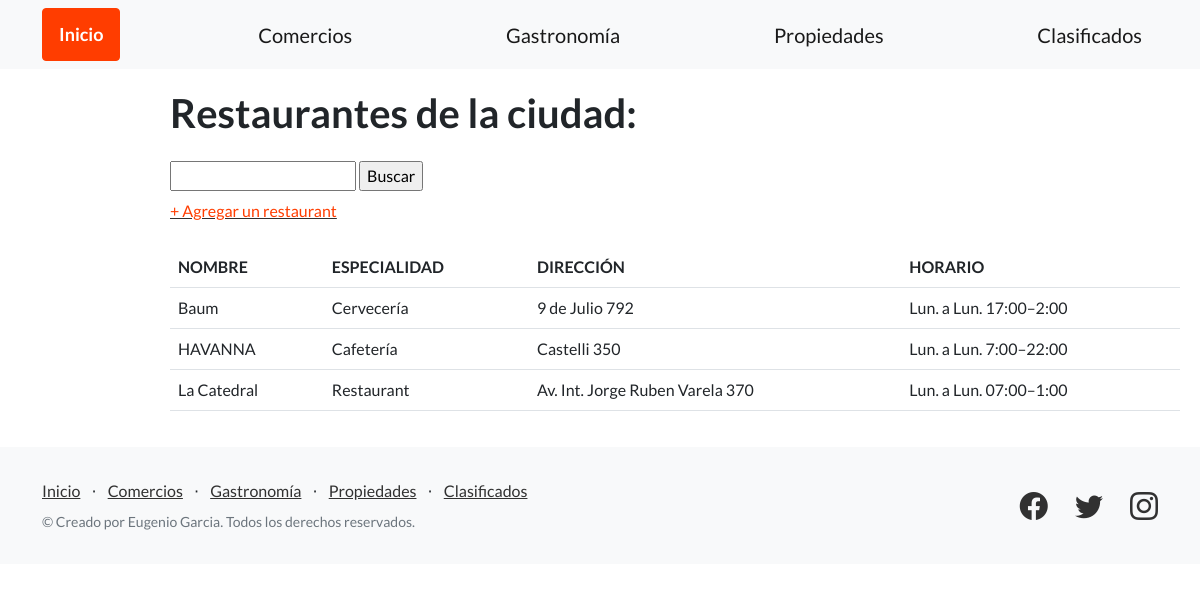
/restaurantes/, run on an earlier commit of the app's database.
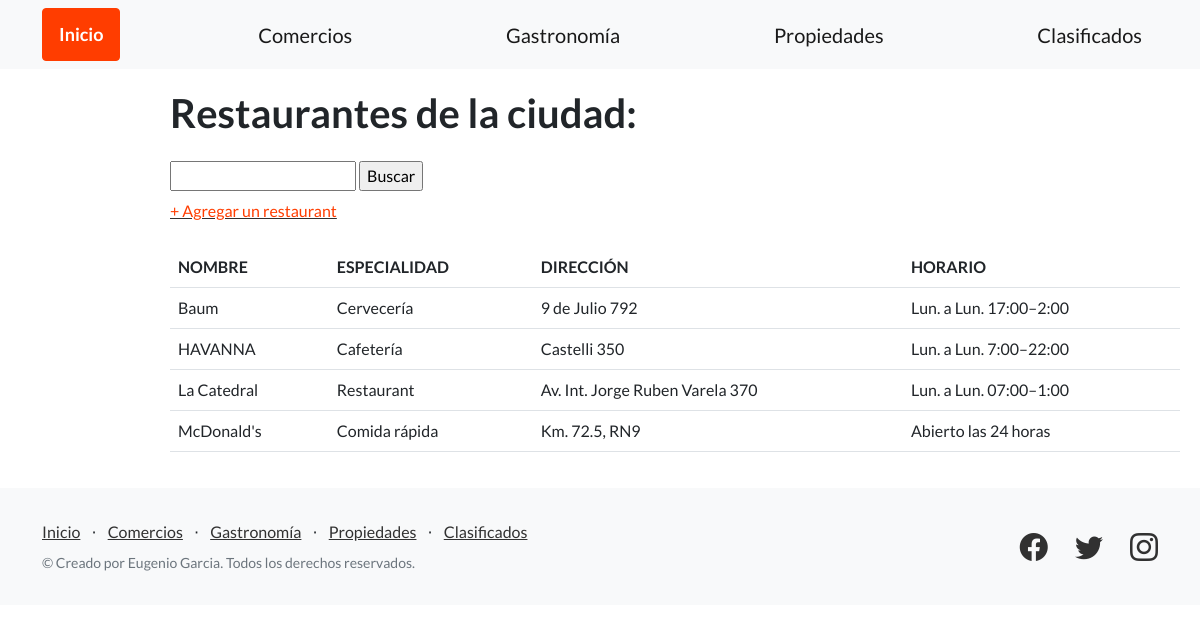
And on a later commit of the database.
### guia_ciudad/models.py (models this page shows, shortened)
class Restaurant(models.Model):
    nombre = models.CharField(max_length=128)
    especialidad = models.CharField(max_length=128)
    direccion = models.CharField(max_length=128)
    horario = models.CharField(max_length=128)

### guia_ciudad/views.py (the view)
# urls.py: path('restaurantes/', listar_restaurantes, name="listar_restaurantes"),
def listar_restaurantes(request):
    contexto = {
        'restaurantes': Restaurant.objects.all()
    }
    return render(
        request=request,
        template_name='guia_ciudad/restaurantes.html',
        context=contexto,
    )

### guia_ciudad/templates/guia_ciudad/restaurantes.html (shortened to what this page needs)
{% extends "guia_ciudad/base.html" %}
{% block contenido %}
<section style="padding:20px 20px; margin-left: 150px;">
    <h1 class="mb-4">Restaurantes de la ciudad:</h1>
    <form class="form-label" action="{% url 'buscar_restaurantes' %}" method="post">
        <input type="text" name="busqueda">
        <input type="submit" value="Buscar">
    </form>
    <div class="mb-4">
    <a href="{% url 'agregar_restaurant' %}"><FONT COLOR="#FF3D00">+ Agregar un restaurant</FONT></a>
    </div>
    <table class="table">
        <tr>
            <td><b>NOMBRE</b></td>
            <td><b>ESPECIALIDAD</b></td>
            <td><b>DIRECCIÓN</b></td>
            <td><b>HORARIO</b></td>
        </tr>
        {% for restaurant in restaurantes %}
        <tr>
            <td>{{ restaurant.nombre }}</td>
            <td>{{ restaurant.especialidad }}</td>
            <td>{{ restaurant.direccion }}</td>
            <td>{{ restaurant.horario }}</td>
        </tr>
        {% endfor %}
    </table>
</section>
{% endblock contenido %}

What changed in the data, as far as the page shows it:
added Restaurant: nombre "McDonald's", especialidad "Comida rápida", direccion "Km. 72.5, RN9", horario "Abierto las 24 horas"
